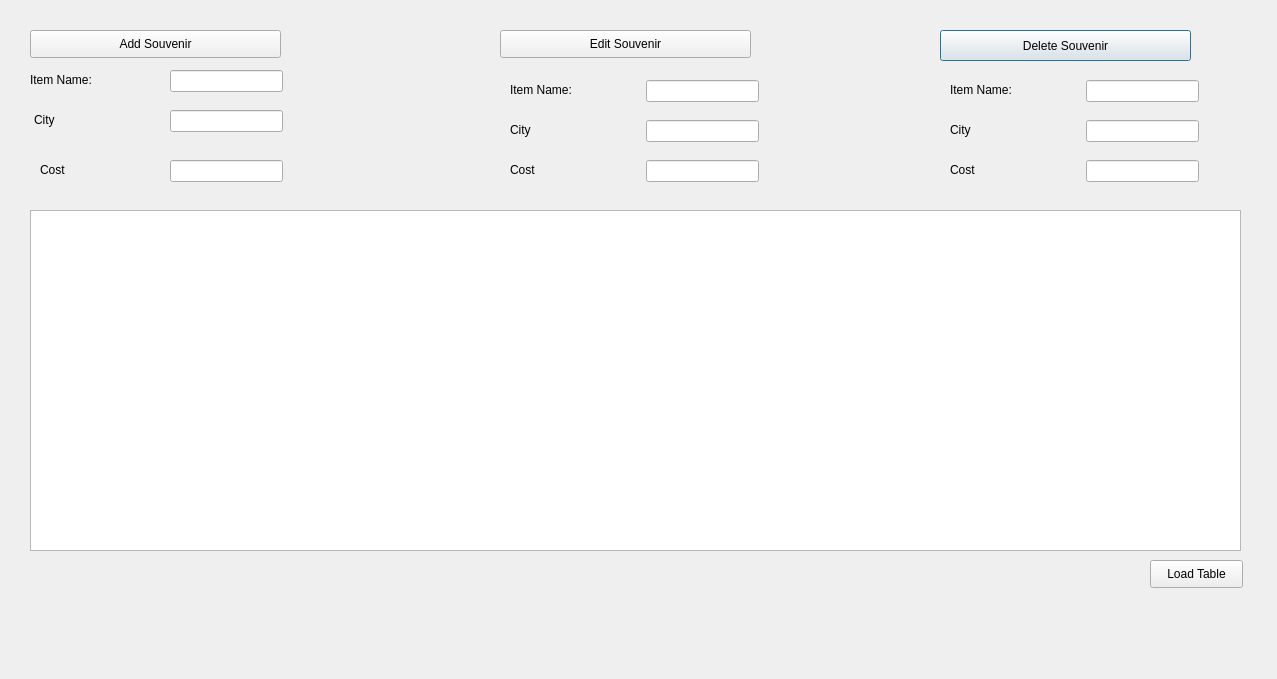
<?xml version="1.0" encoding="UTF-8"?>
<ui version="4.0">
 <class>edit_food</class>
 <widget class="QDialog" name="edit_food">
  <property name="geometry">
   <rect>
    <x>0</x>
    <y>0</y>
    <width>1277</width>
    <height>679</height>
   </rect>
  </property>
  <property name="windowTitle">
   <string>Dialog</string>
  </property>
  <widget class="QPushButton" name="delete_Button">
   <property name="geometry">
    <rect>
     <x>940</x>
     <y>30</y>
     <width>251</width>
     <height>31</height>
    </rect>
   </property>
   <property name="text">
    <string>Delete Souvenir</string>
   </property>
  </widget>
  <widget class="QLabel" name="label_2">
   <property name="geometry">
    <rect>
     <x>34</x>
     <y>110</y>
     <width>61</width>
     <height>20</height>
    </rect>
   </property>
   <property name="text">
    <string>City</string>
   </property>
  </widget>
  <widget class="QPushButton" name="edit_Button">
   <property name="geometry">
    <rect>
     <x>500</x>
     <y>30</y>
     <width>251</width>
     <height>28</height>
    </rect>
   </property>
   <property name="text">
    <string>Edit Souvenir</string>
   </property>
  </widget>
  <widget class="QLineEdit" name="delete_campus_txt">
   <property name="geometry">
    <rect>
     <x>1086</x>
     <y>120</y>
     <width>113</width>
     <height>22</height>
    </rect>
   </property>
  </widget>
  <widget class="QLineEdit" name="add_cost_txt">
   <property name="geometry">
    <rect>
     <x>170</x>
     <y>160</y>
     <width>113</width>
     <height>22</height>
    </rect>
   </property>
  </widget>
  <widget class="QPushButton" name="load_Button">
   <property name="geometry">
    <rect>
     <x>1150</x>
     <y>560</y>
     <width>93</width>
     <height>28</height>
    </rect>
   </property>
   <property name="text">
    <string>Load Table</string>
   </property>
  </widget>
  <widget class="QLineEdit" name="add_campus_txt">
   <property name="geometry">
    <rect>
     <x>170</x>
     <y>110</y>
     <width>113</width>
     <height>22</height>
    </rect>
   </property>
  </widget>
  <widget class="QLabel" name="label_5">
   <property name="geometry">
    <rect>
     <x>510</x>
     <y>80</y>
     <width>81</width>
     <height>20</height>
    </rect>
   </property>
   <property name="text">
    <string>Item Name:</string>
   </property>
  </widget>
  <widget class="QLabel" name="label_9">
   <property name="geometry">
    <rect>
     <x>950</x>
     <y>160</y>
     <width>61</width>
     <height>20</height>
    </rect>
   </property>
   <property name="text">
    <string>Cost</string>
   </property>
  </widget>
  <widget class="QLineEdit" name="edit_campus_txt">
   <property name="geometry">
    <rect>
     <x>646</x>
     <y>120</y>
     <width>113</width>
     <height>22</height>
    </rect>
   </property>
  </widget>
  <widget class="QTableView" name="tableView">
   <property name="geometry">
    <rect>
     <x>30</x>
     <y>210</y>
     <width>1211</width>
     <height>341</height>
    </rect>
   </property>
  </widget>
  <widget class="QLabel" name="label_3">
   <property name="geometry">
    <rect>
     <x>40</x>
     <y>160</y>
     <width>61</width>
     <height>20</height>
    </rect>
   </property>
   <property name="text">
    <string>Cost</string>
   </property>
  </widget>
  <widget class="QLabel" name="label_8">
   <property name="geometry">
    <rect>
     <x>950</x>
     <y>80</y>
     <width>81</width>
     <height>20</height>
    </rect>
   </property>
   <property name="text">
    <string>Item Name:</string>
   </property>
  </widget>
  <widget class="QLabel" name="label">
   <property name="geometry">
    <rect>
     <x>30</x>
     <y>70</y>
     <width>81</width>
     <height>20</height>
    </rect>
   </property>
   <property name="text">
    <string>Item Name:</string>
   </property>
  </widget>
  <widget class="QLabel" name="label_7">
   <property name="geometry">
    <rect>
     <x>950</x>
     <y>120</y>
     <width>61</width>
     <height>20</height>
    </rect>
   </property>
   <property name="text">
    <string>City</string>
   </property>
  </widget>
  <widget class="QLineEdit" name="delete_cost_txt">
   <property name="geometry">
    <rect>
     <x>1086</x>
     <y>160</y>
     <width>113</width>
     <height>22</height>
    </rect>
   </property>
  </widget>
  <widget class="QLineEdit" name="delete_Name_txt">
   <property name="geometry">
    <rect>
     <x>1086</x>
     <y>80</y>
     <width>113</width>
     <height>22</height>
    </rect>
   </property>
  </widget>
  <widget class="QLineEdit" name="edit_cost_txt">
   <property name="geometry">
    <rect>
     <x>646</x>
     <y>160</y>
     <width>113</width>
     <height>22</height>
    </rect>
   </property>
  </widget>
  <widget class="QLabel" name="label_6">
   <property name="geometry">
    <rect>
     <x>510</x>
     <y>160</y>
     <width>61</width>
     <height>20</height>
    </rect>
   </property>
   <property name="text">
    <string>Cost</string>
   </property>
  </widget>
  <widget class="QLineEdit" name="add_Name_text">
   <property name="geometry">
    <rect>
     <x>170</x>
     <y>70</y>
     <width>113</width>
     <height>22</height>
    </rect>
   </property>
  </widget>
  <widget class="QPushButton" name="add_Button">
   <property name="geometry">
    <rect>
     <x>30</x>
     <y>30</y>
     <width>251</width>
     <height>28</height>
    </rect>
   </property>
   <property name="text">
    <string>Add Souvenir</string>
   </property>
  </widget>
  <widget class="QLabel" name="label_4">
   <property name="geometry">
    <rect>
     <x>510</x>
     <y>120</y>
     <width>61</width>
     <height>20</height>
    </rect>
   </property>
   <property name="text">
    <string>City</string>
   </property>
  </widget>
  <widget class="QLineEdit" name="edit_Name_txt">
   <property name="geometry">
    <rect>
     <x>646</x>
     <y>80</y>
     <width>113</width>
     <height>22</height>
    </rect>
   </property>
  </widget>
 </widget>
 <resources/>
 <connections/>
</ui>
